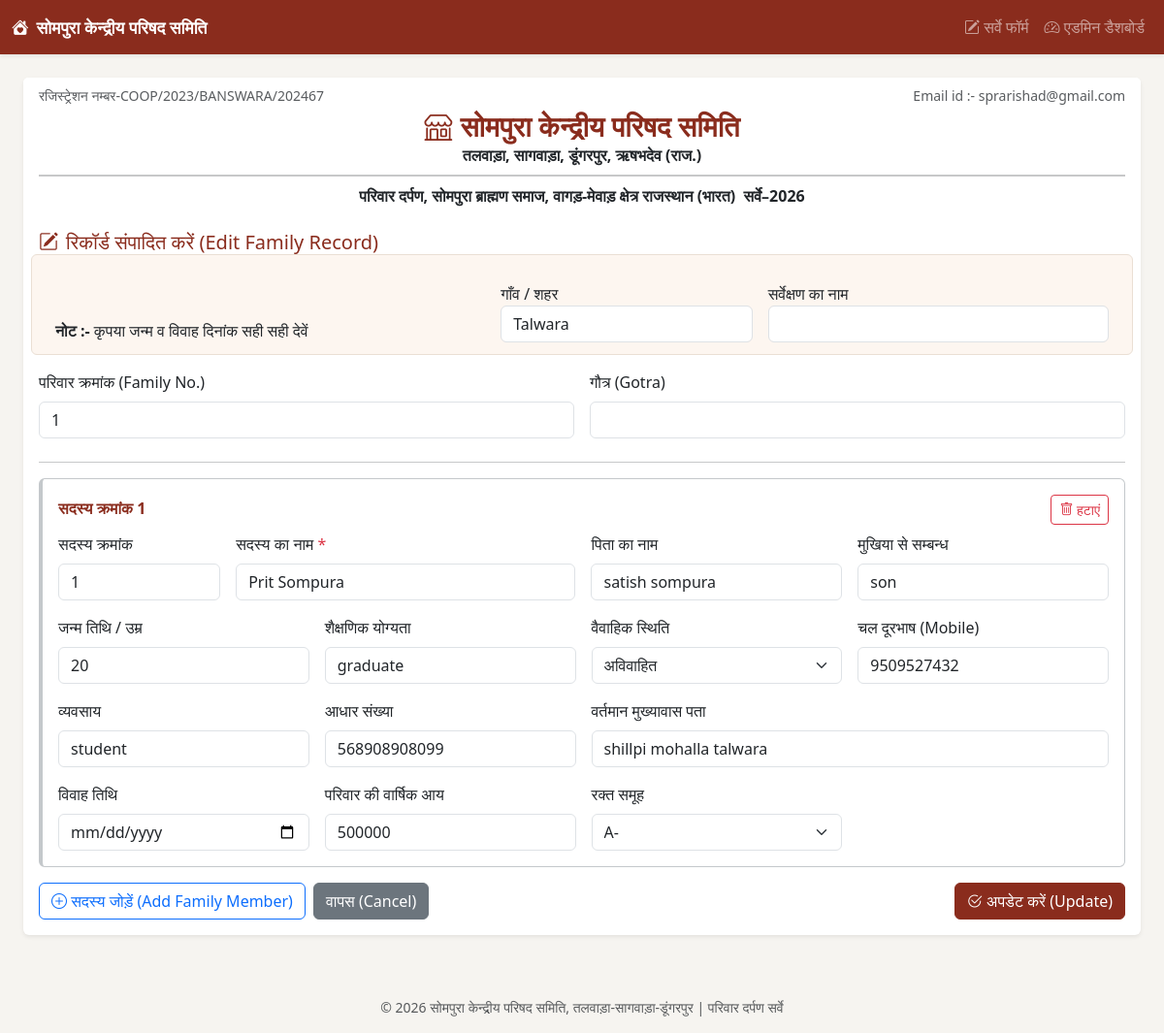
Screenshot of /edit/1 with the database file from the repository.
### tables this page shows
CREATE TABLE families (
            id INTEGER PRIMARY KEY AUTOINCREMENT,
            family_no TEXT,
            gotra TEXT,
            village TEXT,
            survey_name TEXT,
            created_at TIMESTAMP DEFAULT CURRENT_TIMESTAMP
        );

CREATE TABLE members (
            id INTEGER PRIMARY KEY AUTOINCREMENT,
            family_id INTEGER NOT NULL,
            sr_no INTEGER,
            member_no INTEGER,
            member_name TEXT,
            father_name TEXT,
            relation TEXT,
            dob_or_age TEXT,
            education TEXT,
            marital_status TEXT,
            mobile TEXT,
            occupation TEXT,
            aadhaar TEXT,
            current_address TEXT,
            marriage_date TEXT,
            annual_income TEXT,
            blood_group TEXT,
            FOREIGN KEY (family_id) REFERENCES families (id) ON DELETE CASCADE
        );

### app.py (the view)
@app.route("/edit/<int:family_id>")
def edit_family(family_id):
    conn = get_db_connection()
    family = conn.execute("SELECT * FROM families WHERE id = ?", (family_id,)).fetchone()
    members = conn.execute(
        "SELECT * FROM members WHERE family_id = ? ORDER BY sr_no ASC", (family_id,)
    ).fetchall()
    conn.close()
    if family is None:
        flash("रिकॉर्ड नहीं मिला (Record not found).", "danger")
        return redirect(url_for("dashboard"))
    return render_template("edit.html", family=family, members=members)

### app.py (called while the page is built)
def get_db_connection():
    conn = sqlite3.connect(DB_PATH)
    conn.row_factory = sqlite3.Row
    conn.execute("PRAGMA foreign_keys = ON")
    return conn

### templates/edit.html (shortened to what this page needs)
{% extends "base.html" %}
{% block content %}
<div class="card shadow-sm border-0 mb-4">
  {% include "_letterhead.html" %}
  <div class="card-body">
    <h5 class="text-brand mb-3"><i class="bi bi-pencil-square me-2"></i>रिकॉर्ड संपादित करें (Edit Family Record)</h5>
    <form id="surveyForm" action="{{ url_for('update_family', family_id=family.id) }}" method="POST" novalidate>
      <div class="row g-3 align-items-end mb-3 note-row">
        <div class="col-12 col-md-5">
          <span class="fw-bold">नोट :-</span> कृपया जन्म व विवाह दिनांक सही सही देवें
        </div>
        <div class="col-6 col-md-3">
          <label class="form-label mb-0">गाँव / शहर</label>
          <input type="text" class="form-control" name="village" value="{{ family.village }}">
        </div>
        <div class="col-6 col-md-4">
          <label class="form-label mb-0">सर्वेक्षण का नाम</label>
          <input type="text" class="form-control" name="survey_name" value="{{ family.survey_name }}">
        </div>
      </div>
      <div class="row g-3 mb-4">
        <div class="col-md-6">
          <label class="form-label">परिवार क्रमांक (Family No.)</label>
          <input type="text" class="form-control" name="family_no" value="{{ family.family_no }}">
        </div>
        <div class="col-md-6">
          <label class="form-label">गौत्र (Gotra)</label>
          <input type="text" class="form-control" name="gotra" value="{{ family.gotra }}">
        </div>
      </div>
      <hr>
      <div id="membersContainer">
        {% for m in members %}
        <div class="member-card card mb-3 border-secondary-subtle">
          <div class="card-body">
            <div class="d-flex justify-content-between align-items-center mb-2">
              <h6 class="mb-0 text-brand fw-bold member-title">सदस्य क्रमांक <span class="memberIndex">{{ loop.index }}</span></h6>
              <button type="button" class="btn btn-sm btn-outline-danger removeMemberBtn">
                <i class="bi bi-trash"></i> हटाएं
              </button>
            </div>
            <div class="row g-3">
              <div class="col-md-2">
                <label class="form-label">सदस्य क्रमांक</label>
                <input type="text" class="form-control" name="member_no[]" value="{{ m.member_no }}">
              </div>
              <div class="col-md-4">
                <label class="form-label">सदस्य का नाम <span class="text-danger">*</span></label>
                <input type="text" class="form-control" name="member_name[]" value="{{ m.member_name }}" required>
              </div>
              <div class="col-md-3">
                <label class="form-label">पिता का नाम</label>
                <input type="text" class="form-control" name="father_name[]" value="{{ m.father_name }}">
              </div>
              <div class="col-md-3">
                <label class="form-label">मुखिया से सम्बन्ध</label>
                <input type="text" class="form-control" name="relation[]" value="{{ m.relation }}">
              </div>
              <div class="col-md-3">
                <label class="form-label">जन्म तिथि / उम्र</label>
                <input type="text" class="form-control dob-field" name="dob_or_age[]" value="{{ m.dob_or_age }}">
              </div>
              <div class="col-md-3">
                <label class="form-label">शैक्षणिक योग्यता</label>
                <input type="text" class="form-control" name="education[]" value="{{ m.education }}">
              </div>
              <div class="col-md-3">
                <label class="form-label">वैवाहिक स्थिति</label>
                <select class="form-select" name="marital_status[]">
                  {% for opt in ['अविवाहित','विवाहित','विधवा/विधुर','तलाकशुदा'] %}
                  <option {% if m.marital_status == opt %}selected{% endif %}>{{ opt }}</option>
                  {% endfor %}
                </select>
              </div>
              <div class="col-md-3">
                <label class="form-label">चल दूरभाष (Mobile)</label>
                <input type="text" class="form-control mobile-field" name="mobile[]" maxlength="10" value="{{ m.mobile }}">
              </div>
              <div class="col-md-3">
                <label class="form-label">व्यवसाय</label>
                <input type="text" class="form-control" name="occupation[]" value="{{ m.occupation }}">
              </div>
              <div class="col-md-3">
                <label class="form-label">आधार संख्या</label>
                <input type="text" class="form-control aadhaar-field" name="aadhaar[]" maxlength="12" value="{{ m.aadhaar }}">
              </div>
              <div class="col-md-6">
                <label class="form-label">वर्तमान मुख्यावास पता</label>
                <input type="text" class="form-control" name="current_address[]" value="{{ m.current_address }}">
              </div>
              <div class="col-md-3">
                <label class="form-label">विवाह तिथि</label>
                <input type="date" class="form-control" name="marriage_date[]" value="{{ m.marriage_date }}">
              </div>
              <div class="col-md-3">
                <label class="form-label">परिवार की वार्षिक आय</label>
                <input type="text" class="form-control" name="annual_income[]" value="{{ m.annual_income }}">
              </div>
              <div class="col-md-3">
                <label class="form-label">रक्त समूह</label>
                <select class="form-select" name="blood_group[]">
                  {% for opt in ['A+','A-','B+','B-','AB+','AB-','O+','O-'] %}
                  <option {% if m.blood_group == opt %}selected{% endif %}>{{ opt }}</option>
                  {% endfor %}
                </select>
              </div>
            </div>
          </div>
        </div>
        {% endfor %}
      </div>
      <div class="d-flex flex-wrap gap-2 mt-3">
        <button type="button" id="addMemberBtn" class="btn btn-outline-primary">
          <i class="bi bi-plus-circle"></i> सदस्य जोड़ें (Add Family Member)
        </button>
        <a href="{{ url_for('dashboard') }}" class="btn btn-secondary">वापस (Cancel)</a>
        <button type="submit" class="btn btn-brand ms-auto">
          <i class="bi bi-check2-circle"></i> अपडेट करें (Update)
        </button>
      </div>
    </form>
  </div>
</div>
{% endblock %}

### static/css/style.css (style rules this page uses)
:root { --brand-color: #8a2c1d; --brand-color-dark: #6e2216; }
body { background-color: #f6f4f0; }
.btn-brand { background-color: var(--brand-color); border-color: var(--brand-color); color: #fff; }
.text-brand { color: var(--brand-color); }
.member-card { border-left: 4px solid var(--brand-color); }
.note-row { background-color: #fdf6f0; border: 1px solid #eadfd4; border-radius: 6px; padding: 0.75rem 1rem; }

### rows the page displays
families: village "Talwara", family_no "1"
members: member_no "1", member_name "Prit Sompura", father_name "satish sompura", relation "son", dob_or_age "20", education "graduate", marital_status "अविवाहित", mobile "9509527432", occupation "student", aadhaar "568908908099", current_address "shillpi mohalla talwara", annual_income "500000", blood_group "A-"
